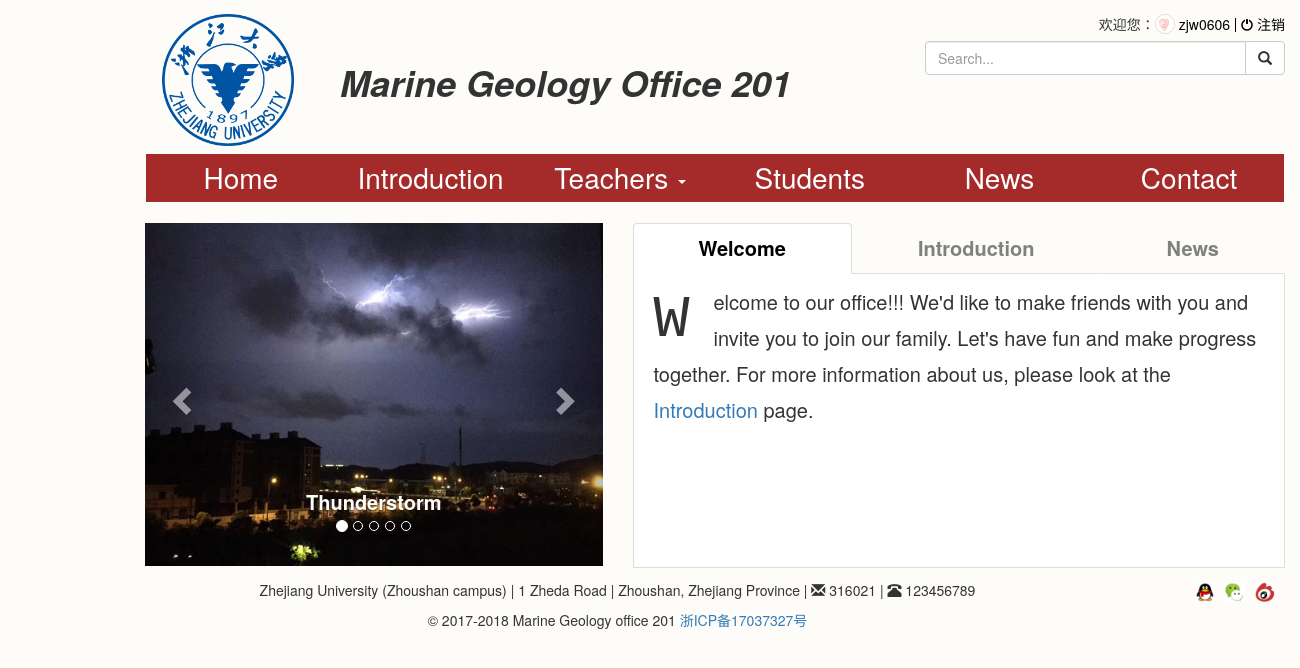
Screenshot of / (signed in) with the database file from the repository.
### users/models.py (models this page shows)
class User(AbstractUser):
	pic = models.ImageField(upload_to='pic',default="zjw.jpg")
	signature = models.CharField(max_length=50,blank=True,default="无个性签名")
	sex = models.CharField(max_length=1,choices=SEX)
	hobby = models.TextField(max_length=200,blank=True,default="无")
	class Meta(AbstractUser.Meta):
		pass

### web201/views.py (the view)
# urls.py: 2. Add a URL to urlpatterns:  url(r'^$', views.home, name='home')
def home(request):
	articles = Article.objects.all().order_by('-time')[0:4]
	if articles:
		first_article = articles[0]
		other_articles = articles[1:]
	else:
		first_article = []
		other_articles = []
	return render(request,'index.html',context={'first_article':first_article,'other_articles':other_articles})

### templates/index.html (shortened to what this page needs)
{% extends 'base.html' %}
{% load staticfiles %}
{% block css %}
<link href="{% static 'styles/index.css' %}" rel="stylesheet" media="screen" />
{% endblock css %}
{% block main %}
<div class="row">
	<div class="col-md-5 col-xs-12">
		<div class="carousel slide" id="Carousel" data-ride="carousel" data-interval="4000">
			<ol class="carousel-indicators">
				<li data-target="#Carousel" data-slide-to="0" class="active"></li>
				<li data-target="#Carousel" data-slide-to="1"></li>
				<li data-target="#Carousel" data-slide-to="2"></li>
				<li data-target="#Carousel" data-slide-to="3"></li>
				<li data-target="#Carousel" data-slide-to="4"></li>
			</ol>
			<div class="carousel-inner">
				<div class="item active">
					<img src="{% static 'images/slide1.jpg' %}" alt="闪电" />
					<div class="carousel-caption"><b>Thunderstorm</b></div>
				</div>
			</div>
			<a class="carousel-control left" href="#Carousel" data-slide="prev">
				<span class="glyphicon glyphicon-chevron-left">
				</span>
			</a>
			<a class="carousel-control right" href="#Carousel" data-slide="next">
				<span class="glyphicon glyphicon-chevron-right">
				</span>
			</a>
		</div>
	</div>
	<div class="col-md-7 col-xs-12">
		<ul class="nav nav-tabs nav-justified">
			<li name="Welcome" class="active"><a href="#Welcome">Welcome</a></li>
			<li name="Introduction"><a href="#Introduction">Introduction</a></li>
			<li name="News" ><a href="#News">News</a></li>
		</ul>
		<article id="Welcome">
			<p><span>W</span>elcome to our office!!! We'd like to make friends with you and invite you to join our family.
			Let's have fun and make progress together. For more information about us, please look at the <a href="{% url 'web201:introduction' %}">Introduction</a> page.
			</p>
		</article>
	</div>
</div>
{% endblock main %}

### templates/base.html (shortened to what this page needs)
{% load staticfiles %}
<!DOCTYPE HTML>
<html>
	<head>
		<link href="https://cdn.bootcss.com/bootstrap/3.3.7/css/bootstrap.min.css" rel="stylesheet">
		{% block css %}
		{% endblock css %}
	</head>
	<body>
		<header>
			<div class="container">
				<div class="pull-right">
					{% if user.is_authenticated %}
						<span>欢迎您：<img class="img-circle" id="user_pic" src="{{user.pic.url}}" alt="" />&nbsp;<a class="user" href="{% url 'users:info' %}?name={{user.username}}">{{user.username}}</a></span><div class="separate"></div><a class="user" href="{% url 'logout' %}?next={{request.path}}"><span class="glyphicon glyphicon-off"></span> 注销</a>
					{% else %}
						<span class="glyphicon glyphicon-user"></span>&nbsp;<a class="user" href="{% url 'login' %}?next={{request.path}}">您还未登录，点击登录</a><div class="separate"></div><a class="user" href="{% url 'users:register' %}?next={{request.path}}">注册</a>
					{% endif %}
				</div>
				<div class="row">
					<div class="col-sm-8 col-xs-12">
						<div class="row">
							<div class="col-sm-3 hidden-xs">
								<a href="http://www.zju.edu.cn/"><img id="logo" src="{% static 'images/school.gif' %}" class="img-responsive" alt="ZJU" /></a>
							</div>
							<div class="col-sm-9 col-xs-12">
								<h1 id="title"><b><i>Marine Geology Office 201</i></b></h1>
							</div>
						</div>
					</div>
					<div class="col-sm-4 col-xs-12">
						<form role="form" id="search" method="get" action="{% url 'web201:search' %}">
							<div class="input-group">
								<input type="search" class="form-control" placeholder="Search..." required name="q" />
								<span class="input-group-btn">
									<button class="btn btn-default" type="submit"><span class="glyphicon glyphicon-search"></span></button>
								</span>
							</div>
						</form>
					</div>
				</div>
			</div>
			<div class="container">
				<nav class="navbar" role="navigation">
					<div class="collapse navbar-collapse" id="navbar">
						<div class="row">
							<ul class="nav navbar-nav">
								<div class="col-lg-2 col-md-4 col-sm-4">
									<li><a href="{% url 'web201:home' %}">Home</a></li>
								</div>
								<div class="col-lg-2 col-md-4 col-sm-4">
									<li><a href="{% url 'web201:introduction' %}">Introduction</a></li>
								</div>
								<div class="col-lg-2 col-md-4 col-sm-4">
									<li class="dropdown">
										<a href="#" class="dropdown-toggle" data-toggle="dropdown">
											Teachers
											<b class="caret"></b>
										</a>
									</li>
								</div>
								<div class="col-lg-2 col-md-4 col-sm-4">
									<li><a href="{% url 'web201:students' %}">Students</a></li>
								</div>
								<div class="col-lg-2 col-md-4 col-sm-4">
									<li><a href="{% url 'web201:news' 'life' %}">News</a></li>
								</div>
								<div class="col-lg-2 col-md-4 col-sm-4">
									<li><a href="{% url 'web201:contact' %}">Contact</a></li>
								</div>
							</ul>
						</div>
					</div>
				</nav>
			</div>
		</header>
		<div class="container">
			{% block main %}
			{% endblock main %}
		</div>
		<footer>
			<div class="container">
				<div class="row">
					<div class="col-md-10 col-xs-12">
						<p class="text-center">Zhejiang University (Zhoushan campus) | 1 Zheda Road | Zhoushan, Zhejiang Province | <span class="glyphicon glyphicon-envelope"></span> 316021 | <span class="glyphicon glyphicon-phone-alt"></span> 123456789</p>
						<p class="text-center">&copy; 2017-2018 Marine Geology office 201 <a href="http://www.miitbeian.gov.cn/">浙ICP备17037327号</a></p>
					</div>
					<div class="col-md-2 col-xs-12">
						<ul class="pull-right">
							<li><a href="#" data-toggle="tooltip" data-html="true" title="<img src='{% static "images/QQ.jpg" %}' style='height:80px; width:80px;'>"><img src="{% static 'images/tx.jpg' %}" alt="QQ"></a></li>
							<li><a href="#" data-toggle="tooltip" data-html="true" title="<img src='{% static "images/wechat.jpg" %}' style='height:80px; width:80px;'>"><img src="{% static 'images/wx.jpg' %}" alt="Wechat"></a></li>
							<li><a href="http://weibo.com/u/3125492073?is_all=1" target="_blank"><img src="{% static 'images/xl.jpg' %}" alt="Blog"></a></li>
						</ul>
					</div>
				</div>
			</div>
		</footer>
	</body>
</html>

### web201/static/styles/index.css (style rules this page uses)
body { background-color:#fdfcf8; margin-left:10%; margin-right:10%; margin-top:1em; }
#logo { min-width:4em; padding-left:10%; padding-right:10% }
#title { padding-top:5%; }
#search { padding-top:.5em; }
#user_pic { width:20px; height:20px; margin-top:-5px; border:1px #ddd solid; }
a.user { color:black; }
span.glyphicon-off { font-size:12px; }
nav { margin-top:0.5em; line-height:1.7; }
#navbar { background-color:#A52A2A; }
#navbar>div>ul { width:100%; }
#navbar>div>ul>div>li { height:100%; text-align:center; }
#navbar>div>ul>div>li>a { color:#FFFFFF; font-size:2em; width:100%; display:inline-block; height:100%; }
#navbar>div>ul>div>li>a:link { text-decoration:none; }
ul.navbar-nav { margin-left:0; margin-right:0; }
#Carousel b { font-size:20px; }
#Carousel { margin-bottom:1em; }
ul.nav-tabs a { font-size:20px; font-weight:bold; color:gray; }
ul.nav-tabs li.active a { color:black; }
ul.nav-tabs~article { padding-top:.5em; padding-left:1em; padding-right:1em; background-color:#FFFFFF; font-size:20px; line-height:180%; border-left:1px solid #ddd; border-bottom:1px solid #ddd; border-right:1px solid #ddd; min-height:14.7em; }
ul.nav-tabs~article>p { margin:0; }
ul.nav-tabs~article p span { float:left; font-size:300%; font-family:algerian,courier; line-height:120%; width:1em; }
footer ul { list-style-type:none; }
footer ul li { float:left; padding-right:10px; }
footer ul li img { width:20px; height:20px; }

### rows the page displays
User: pic (picture), username "zjw0606"
